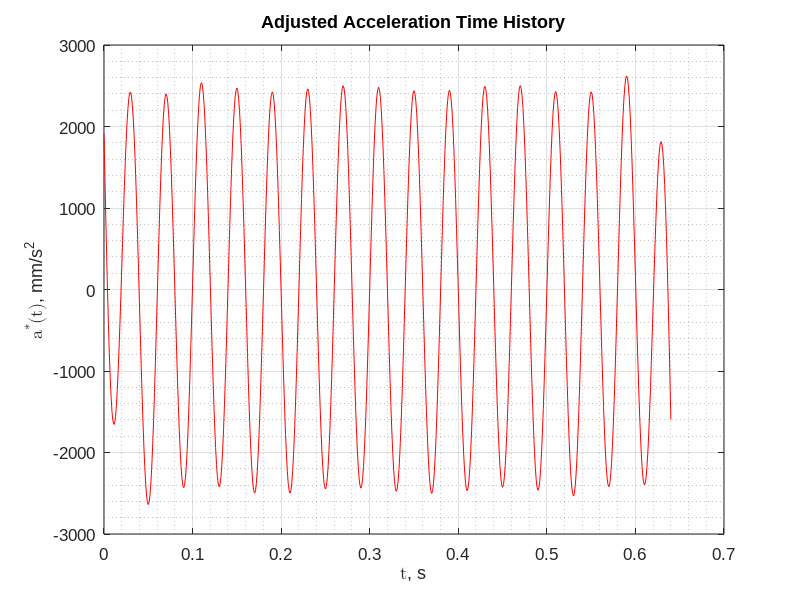
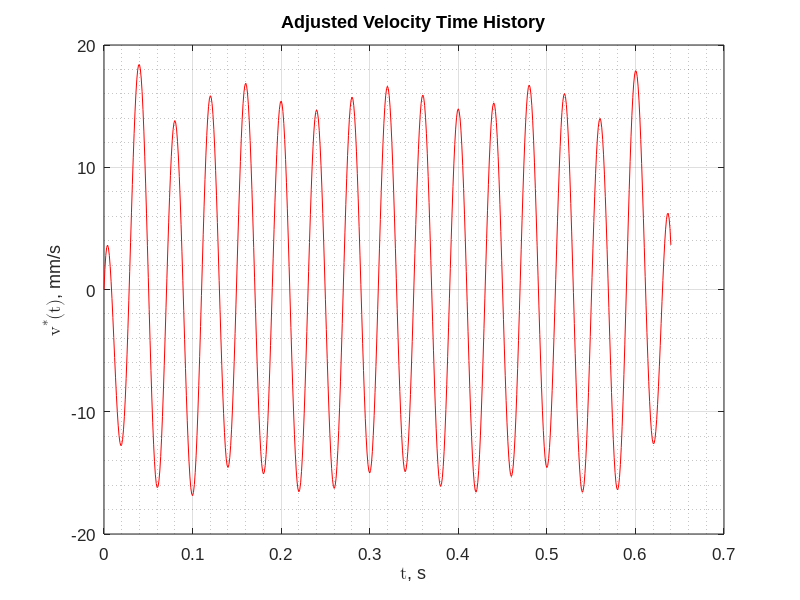
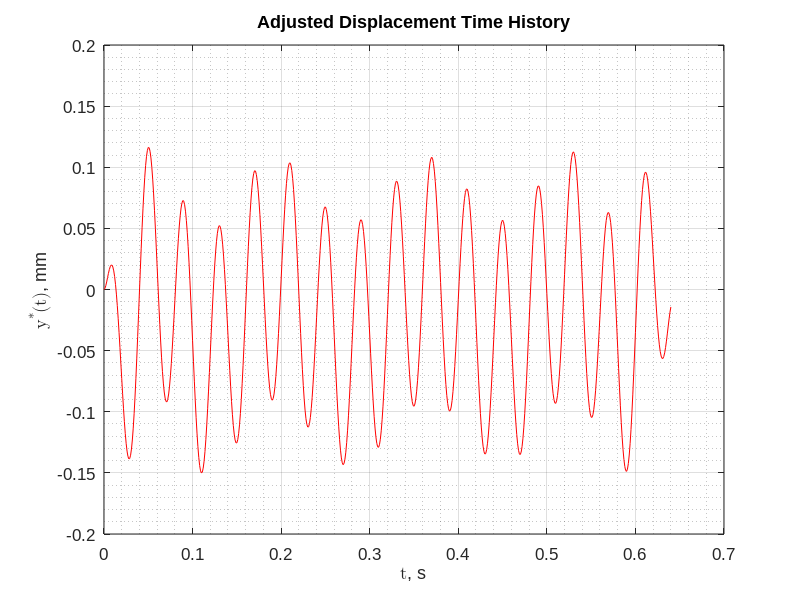

Source code (MATLAB) for these figures, in order:
clear all
format longeng


% INPUT PARAMETERS
% --------------------------------------------------------------------------------------------------

frequency = 25 ; % hz

dt = 1e-03 ; % A.K. Chopra rule floored to nearest one thousandth
T = 16 / frequency ; % 8 cycles
t = 0:dt:T ;
NT = length(t) ;

gamma = 1 / 2 ;
beta = 1 / 4 ;

adjust_accel = true ;
adjust_vel = true ;
adjust_disp = false ;

accel_fit_order = 10 ; % approximation order = N - 1 (SHOULD BE <= 10)
vel_fit_order = 10 ;
disp_fit_order = 10 ;

integrate_corrected_accel = true ;
scale_factor = 1 ; % scale = desired / result

plot_unadjusted = false ;
plot_adjusted = true ;


% GENERATE ACCELERATION TIME HISTORY
% --------------------------------------------------------------------------------------------------

d2u = zeros(1,NT) ;
for i = 1:NT
    d2u(i) = -250 * pi * pi * sin(2 * pi * frequency * t(i)) ;
end


% COMPUTE NOMINAL TIME HISTORIES WITH NEWMARK
% --------------------------------------------------------------------------------------------------

du = zeros(1,NT) ;
u = zeros(1,NT) ;
for i = 1:NT-1
    du(i+1) = du(i) + (1 - gamma) * dt * d2u(i) + gamma * dt * d2u(i+1) ;
    u(i+1) = u(i) + dt * du(i) + (1 / 2 - beta) * dt^2 * d2u(i) + beta * dt^2 * d2u(i+1) ;
end

%// initialize the adjusted time histories as the unadjusted
d2uStar = d2u ; duStar = du ; uStar = u ;


% COMPUTE ADJUSTED TIME HISTORIES WITH ACCELERATION FIT
% --------------------------------------------------------------------------------------------------

if (adjust_accel == true)
    K = zeros(accel_fit_order,accel_fit_order) ;
    for k = 1:accel_fit_order
        for j = 1:accel_fit_order
            K(k,j) = (j * j + j) * T^(k + j - 1) / (k + j - 1) ;
        end
    end

    [L,U,perm] = lu(K) ; % LU factorization with row-reordering permuation matrix

    I = zeros(accel_fit_order,1) ; i = 1 ;
    while i <= NT-1
        for k = 1:accel_fit_order
            I(k) = I(k) + (1 - gamma) * dt * t(i)^(k - 1) * d2uStar(i) ...
                        + gamma * dt * t(i+1)^(k - 1) * d2uStar(i+1) ;
        end, i = i + 1 ;
    end

    C = U \ (L \ perm * I) ; % solve the LU system
    
    d2P = zeros(1,NT) ; dP = zeros(1,NT) ; P = zeros(1,NT) ;
    for i = 1:NT
        for k = 1:accel_fit_order
            d2P(i) = d2P(i) + (k * k + k) * C(k) * t(i)^(k-1) ;
            dP(i) = dP(i) + (k + 1) * C(k) * t(i)^k ;
            P(i) = P(i) + C(k) * t(i)^(k+1) ;
        end
        d2uStar(i) = d2uStar(i) - d2P(i) ;
        duStar(i) = duStar(i) - dP(i) ;
        uStar(i) = uStar(i) - P(i) ;
    end
end


% COMPUTE ADJUSTED TIME HISTORIES WITH VELOCITY FIT
% --------------------------------------------------------------------------------------------------

if (adjust_vel == true)
    K = zeros(vel_fit_order,vel_fit_order) ;
    for k = 1:vel_fit_order
        for j = 1:vel_fit_order
            K(k,j) = (j + 1) * T^(k + j + 1) / (k + j + 1) ;
        end
    end

    [L,U,perm] = lu(K) ;

    I = zeros(vel_fit_order,1) ; i = 1 ;
    while i <= NT-1
        for k = 1:vel_fit_order
            I(k) = I(k) + dt * t(i)^k * duStar(i) + (0.5 - beta) * dt * dt ...
                        * (t(i)^k * d2uStar(i) + k * t(i)^(k - 1) * duStar(i)) + beta * dt * dt ...
                        * (t(i+1)^k * d2uStar(i+1) + k * t(i+1)^(k - 1) * duStar(i+1)) ;
        end, i = i + 1 ;
    end

    C = U \ (L \ perm * I) ;
    
    d2P = zeros(1,NT) ; dP = zeros(1,NT) ; P = zeros(1,NT) ;
    for i = 1:NT
        for k = 1:vel_fit_order
            d2P(i) = d2P(i) + (k * k + k) * C(k) * t(i)^(k-1) ;
            dP(i) = dP(i) + (k + 1) * C(k) * t(i)^k ;
            P(i) = P(i) + C(k) * t(i)^(k+1) ;
        end
        d2uStar(i) = d2uStar(i) - d2P(i) ;
        duStar(i) = duStar(i) - dP(i) ;
        uStar(i) = uStar(i) - P(i) ;
    end
end


% COMPUTE ADJUSTED TIME HISTORIES WITH DISPLACEMENT FIT
% --------------------------------------------------------------------------------------------------

if (adjust_disp == true)
    K = zeros(disp_fit_order,disp_fit_order) ;
    for k = 1:disp_fit_order
        for j = 1:disp_fit_order
            K(k,j) = T^(k + j + 3) / (k + j + 3) ;
        end
    end

    [L,U,perm] = lu(K) ;

    I = zeros(disp_fit_order,1) ; i = 1 ;
    while i <= NT-1
        for k = 1:disp_fit_order
            I(k) = I(k) + dt * (t(i+1)^(k+1) * uStar(i+1) + t(i)^(k+1) * uStar(i)) ;
        end, i = i + 1 ;
    end, I = I / 2 ;

    C = U \ (L \ perm * I) ;
    
    d2P = zeros(1,NT) ; dP = zeros(1,NT) ; P = zeros(1,NT) ;
    for i = 1:NT
        for k = 1:disp_fit_order
            d2P(i) = d2P(i) + (k * k + k) * C(k) * t(i)^(k-1) ;
            dP(i) = dP(i) + (k + 1) * C(k) * t(i)^k ;
            P(i) = P(i) + C(k) * t(i)^(k+1) ;
        end
        d2uStar(i) = d2uStar(i) - d2P(i) ;
        duStar(i) = duStar(i) - dP(i) ;
        uStar(i) = uStar(i) - P(i) ;
    end
end


% INTEGRATE CORRECTED ACCEL AND APPLY SCALE FACTOR IF DESIRED
% --------------------------------------------------------------------------------------------------

if (integrate_corrected_accel)
    d2uStar = scale_factor * d2uStar ;
    
    for i = 1:NT-1
        duStar(i+1) = duStar(i) + (1 - gamma) * dt * d2uStar(i) + gamma * dt * d2uStar(i+1) ;
        uStar(i+1) = uStar(i) + dt * duStar(i) + (1 / 2 - beta) * dt^2 * d2uStar(i) + beta * dt^2 * d2uStar(i+1) ;
    end
end


% COMPUTE AND REPORT AVERAGE VALUES
% --------------------------------------------------------------------------------------------------

fprintf("** Error Report **\n\n")
fprintf("Average Acceleration: %g\n", mean(d2uStar))
fprintf("Average Velocity: %g\n", mean(duStar))
fprintf("Average Displacement: %g\n", mean(uStar))
fprintf("\n")


% GENERATE PLOTS
% --------------------------------------------------------------------------------------------------

if (plot_unadjusted)
    figure(1)
    plot(t,d2u)
    hold on
    set(gca,'fontname','arial','fontsize',12)
    title('Acceleration Time History')
    ylabel ('\fontname{cambria math}{\ita}({\itt})\fontname{arial}, mm/s^{2}')
    xlabel ('\fontname{cambria math}{\itt}\fontname{arial}, s')
    grid on
    grid minor

    figure(2)
    plot(t,du)
    hold on
    set(gca,'fontname','arial','fontsize',12)
    title('Velocity Time History')
    ylabel ('\fontname{cambria math}{\itv}({\itt})\fontname{arial}, mm/s')
    xlabel ('\fontname{cambria math}{\itt}\fontname{arial}, s')
    grid on
    grid minor

    figure(3)
    plot(t,u)
    hold on
    set(gca,'fontname','arial','fontsize',12)
    title('Displacement Time History')
    ylabel ('\fontname{cambria math}{\ity}({\itt})\fontname{arial}, mm')
    xlabel ('\fontname{cambria math}{\itt}\fontname{arial}, s')
    grid on
    grid minor
end

if (plot_adjusted)
    figure(4)
    plot(t,d2uStar,'color',[1 0 0])
    hold on
    set(gca,'fontname','arial','fontsize',12)
    title('Adjusted Acceleration Time History')
    ylabel ('\fontname{cambria math}{\ita^{*}}({\itt})\fontname{arial}, mm/s^{2}')
    xlabel ('\fontname{cambria math}{\itt}\fontname{arial}, s')
    grid on
    grid minor

    figure(5)
    plot(t,duStar,'color',[1 0 0])
    hold on
    set(gca,'fontname','arial','fontsize',12)
    title('Adjusted Velocity Time History')
    ylabel ('\fontname{cambria math}{\itv^{*}}({\itt})\fontname{arial}, mm/s')
    xlabel ('\fontname{cambria math}{\itt}\fontname{arial}, s')
    grid on
    grid minor

    figure(6)
    plot(t,uStar,'color',[1 0 0])
    hold on
    set(gca,'fontname','arial','fontsize',12)
    title('Adjusted Displacement Time History')
    ylabel ('\fontname{cambria math}{\ity^{*}}({\itt})\fontname{arial}, mm')
    xlabel ('\fontname{cambria math}{\itt}\fontname{arial}, s')
    grid on
    grid minor
end
